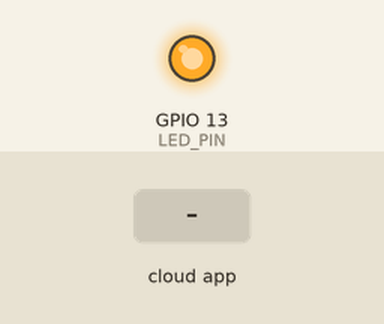
The sketch below on a simulated ESP32. Parts: output pins drawn as LEDs (lit = HIGH). The test bench sets the inputs (shaded band). The ROS host is connected and sends only what is stated.

Above: at 3.2 s.
3.3 s: the phone or cloud app sets data_topic to 0
At 3.9 s:
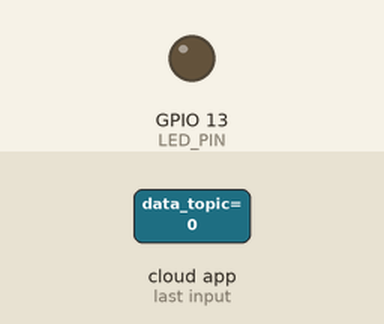
4.8 s: the phone or cloud app sets data_topic to 1
At 5.4 s:
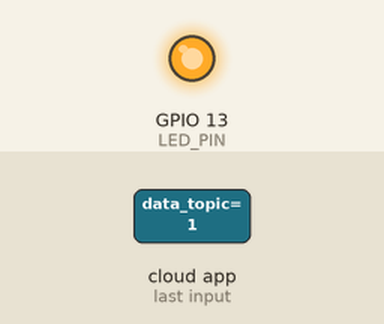
Timing chart, 0 to 7.8 s (numbered marks = the images above; inputs shaded):
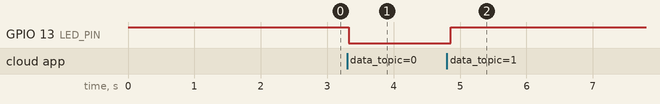

The sketch:

integer_ros2_esp32.ino
```cpp
#include <micro_ros_arduino.h>

#include <stdio.h>
#include <rcl/rcl.h>
#include <rcl/error_handling.h>
#include <rclc/rclc.h>
#include <rclc/executor.h>

#include <std_msgs/msg/int32.h>

rcl_subscription_t subscriber;
std_msgs__msg__Int32 msg;
rclc_executor_t executor;
rclc_support_t support;
rcl_allocator_t allocator;
rcl_node_t node;
rcl_timer_t timer;

#define LED_PIN 13

#define RCCHECK(fn) { rcl_ret_t temp_rc = fn; if((temp_rc != RCL_RET_OK)){error_loop();}}
#define RCSOFTCHECK(fn) { rcl_ret_t temp_rc = fn; if((temp_rc != RCL_RET_OK)){}}


void error_loop(){
  while(1){
    digitalWrite(LED_PIN, !digitalRead(LED_PIN));
    delay(1000);
  }
}

void subscription_callback(const void * msgin)
{
  const std_msgs__msg__Int32 * msg = (const std_msgs__msg__Int32 *)msgin;
  digitalWrite(LED_PIN, (msg->data == 0) ? LOW : HIGH);
}

void setup() {
  set_microros_transports();

  pinMode(LED_PIN, OUTPUT);
  digitalWrite(LED_PIN, HIGH);

  delay(2000);

  allocator = rcl_get_default_allocator();

  //create init_options
  RCCHECK(rclc_support_init(&support, 0, NULL, &allocator));

  // create node
  RCCHECK(rclc_node_init_default(&node, "micro_ros_arduino_node", "", &support));

  // create subscriber
  RCCHECK(rclc_subscription_init_default(
    &subscriber,
    &node,
    ROSIDL_GET_MSG_TYPE_SUPPORT(std_msgs, msg, Int32),
    "data_topic"));

  // create executor
  RCCHECK(rclc_executor_init(&executor, &support.context, 1, &allocator));
  RCCHECK(rclc_executor_add_subscription(&executor, &subscriber, &msg, &subscription_callback, ON_NEW_DATA));
}

void loop() {
  delay(100);
  RCCHECK(rclc_executor_spin_some(&executor, RCL_MS_TO_NS(100)));
}
```

Measured:
- after the input at 3.3 s, GPIO 13 (LED_PIN): HIGH → LOW at once
- after the input at 4.8 s, GPIO 13 (LED_PIN): LOW → HIGH after 0.06 s
